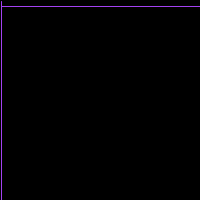
Frame 1 (no input)
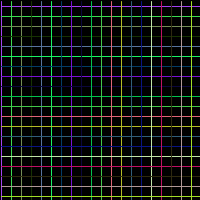
Frame 60 (the mouse pressed at the canvas centre just before this capture)
Frame 120 (the mouse held since frame 60 and released just before this capture): identical to frame 60, image omitted

The Processing sketch that drew these frames (run headless with seeded random() and noise(); from frame 60 on, the mouse is pressed at the canvas centre):

// Processing sketch: processing_101075
// ── processing_101075.pde

int s=1;
void setup(){
  size(200,200);
  background(0);
  frameRate(30);
}
void draw(){
  stroke(random(255),random(255),random(255));
  line(s,1,s,height);
  s=s+5;
  line(1,s,width,s);
  s=s+5;}
